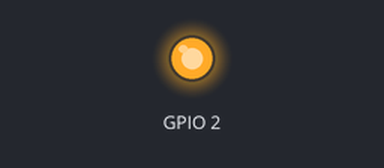
Bench run of a program on a simulated ESP32. On the bench: output pins drawn as LEDs (lit = HIGH). Random numbers use the default seed unless the program sets one; nothing arrives over Bluetooth unless stated; what the program prints to the serial monitor is not drawn.

Above: at 0.1 s.
Timing chart, 0 to 1.6 s (numbered marks = the images above):
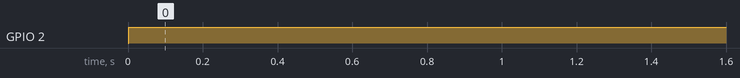

Measured:
- by itself, GPIO 2: LOW → HIGH at 0.00 s

The program:

main.cpp
```cpp
#include "BluetoothSerial.h"

String device_name = "ESP32-BT-Slave";

// Check if Bluetooth is available
#if !defined(CONFIG_BT_ENABLED) || !defined(CONFIG_BLUEDROID_ENABLED)
#error Bluetooth is not enabled! Please run `make menuconfig` to and enable it
#endif

// Check Serial Port Profile
#if !defined(CONFIG_BT_SPP_ENABLED)
#error Serial Port Profile for Bluetooth is not available or not enabled. It is only available for the ESP32 chip.
#endif

BluetoothSerial SerialBT;
char *temperatura;

void setup() {
  Serial.begin(115200);
  SerialBT.begin("ESP32_DEVICE");
  Serial.printf("The device with name \"%s\" is started.\nNow you can pair it with Bluetooth!\n", device_name.c_str());
  pinMode(2, OUTPUT);

  temperatura = (char*) malloc(sizeof(char));
}

void Conexao(){
  if(SerialBT.connected()){
    digitalWrite(2, HIGH);
  }else{
    digitalWrite(2, LOW);
  }
}

void loop() {
  Conexao();
  temperatura = itoa(random(0, 100), temperatura, 10);
  SerialBT.printf("Temperatura : %s C\n", temperatura);

  delay(1000);
}
```
